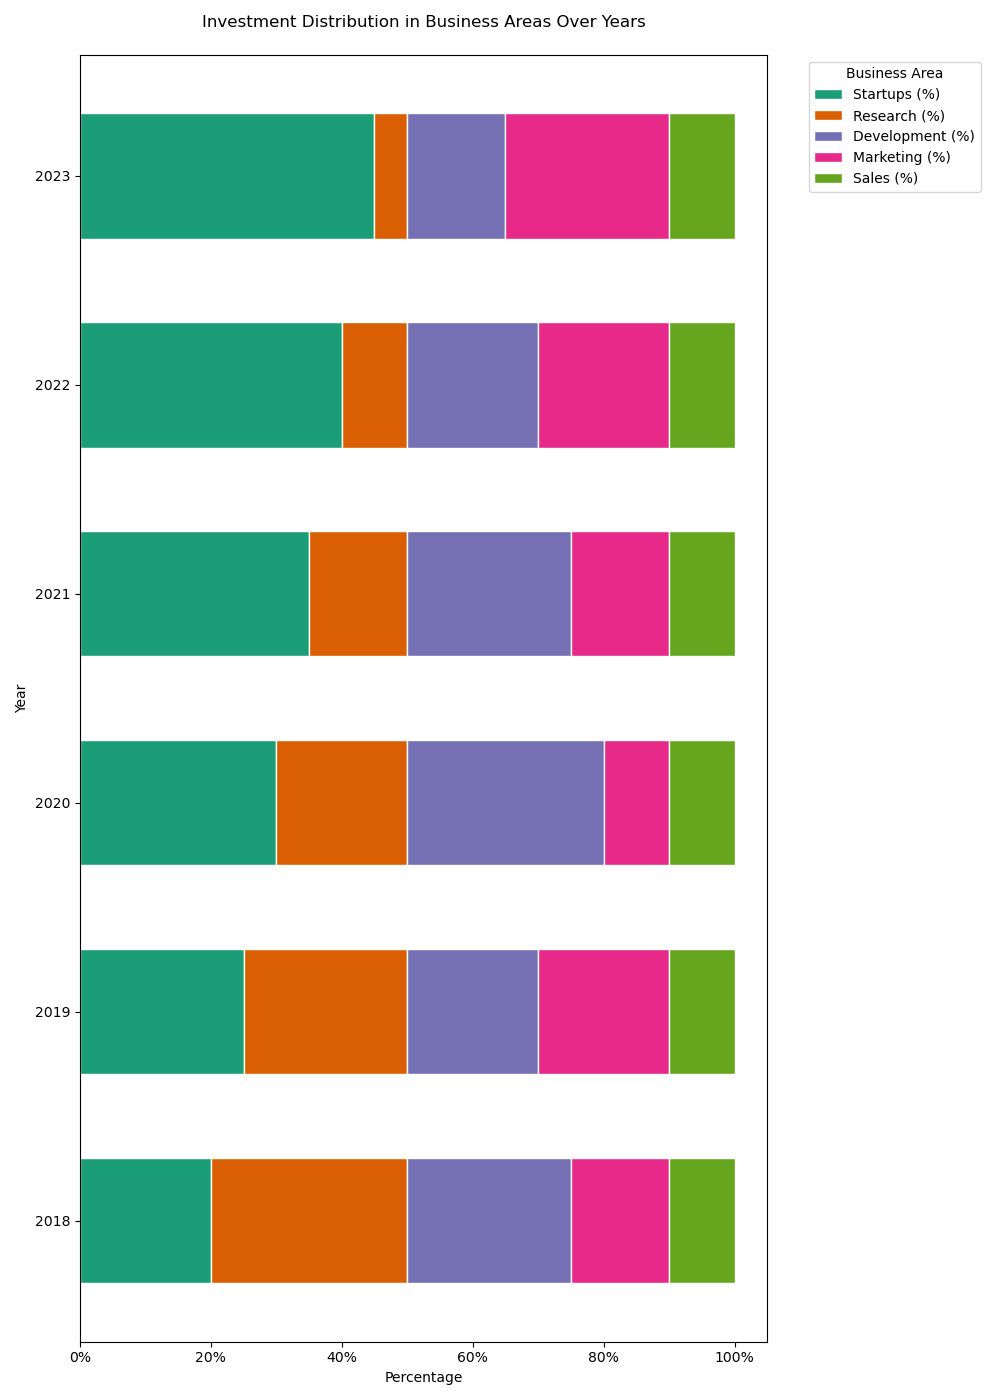

Here is the Python script that generated this plot:

import matplotlib.pyplot as plt
import pandas as pd

# Given data
data = [
    {'Year': 2018, 'Startups (%)': 20, 'Research (%)': 30, 'Development (%)': 25, 'Marketing (%)': 15, 'Sales (%)': 10},
    {'Year': 2019, 'Startups (%)': 25, 'Research (%)': 25, 'Development (%)': 20, 'Marketing (%)': 20, 'Sales (%)': 10},
    {'Year': 2020, 'Startups (%)': 30, 'Research (%)': 20, 'Development (%)': 30, 'Marketing (%)': 10, 'Sales (%)': 10},
    {'Year': 2021, 'Startups (%)': 35, 'Research (%)': 15, 'Development (%)': 25, 'Marketing (%)': 15, 'Sales (%)': 10},
    {'Year': 2022, 'Startups (%)': 40, 'Research (%)': 10, 'Development (%)': 20, 'Marketing (%)': 20, 'Sales (%)': 10},
    {'Year': 2023, 'Startups (%)': 45, 'Research (%)': 5, 'Development (%)': 15, 'Marketing (%)': 25, 'Sales (%)': 10}
]

# Convert the dictionary list to a DataFrame
df = pd.DataFrame(data)

# Set the index to 'Year'
df.set_index('Year', inplace=True)

# Calculate the cumulative sum of the percentages to stack them correctly
cumulative_values = df.cumsum(axis=1)

# Create the 100% stacked bar chart using matplotlib
colors = ['#1b9e77', '#d95f02', '#7570b3', '#e7298a', '#66a61e']  # Custom color codes
fig, ax = plt.subplots(figsize=(10, 14))  # Change the width and height of the chart

bar_width = 0.6  # Adjust the bar width
for i, col in enumerate(df.columns):
    # We'll plot the bottom values for all but the first column (i.e., index 0)
    bottom_values = cumulative_values.iloc[:, i-1] if i > 0 else None
    ax.barh(
        df.index,
        df[col],
        left=bottom_values,
        color=colors[i],
        edgecolor='white',
        label=col,
        height=bar_width
    )

# Add some customizations
ax.set_yticks(df.index)
ax.set_yticklabels(df.index)
ax.set_ylabel('Year')
ax.set_xlabel('Percentage')
ax.set_title('Investment Distribution in Business Areas Over Years', pad=20)
ax.legend(title='Business Area', bbox_to_anchor=(1.05, 1), loc='upper left')

# Change the x-ticks to percentage
xticks = ax.get_xticks()
ax.set_xticklabels(['{}%'.format(int(x)) for x in xticks])

plt.tight_layout()

# Display the plot
plt.show()
